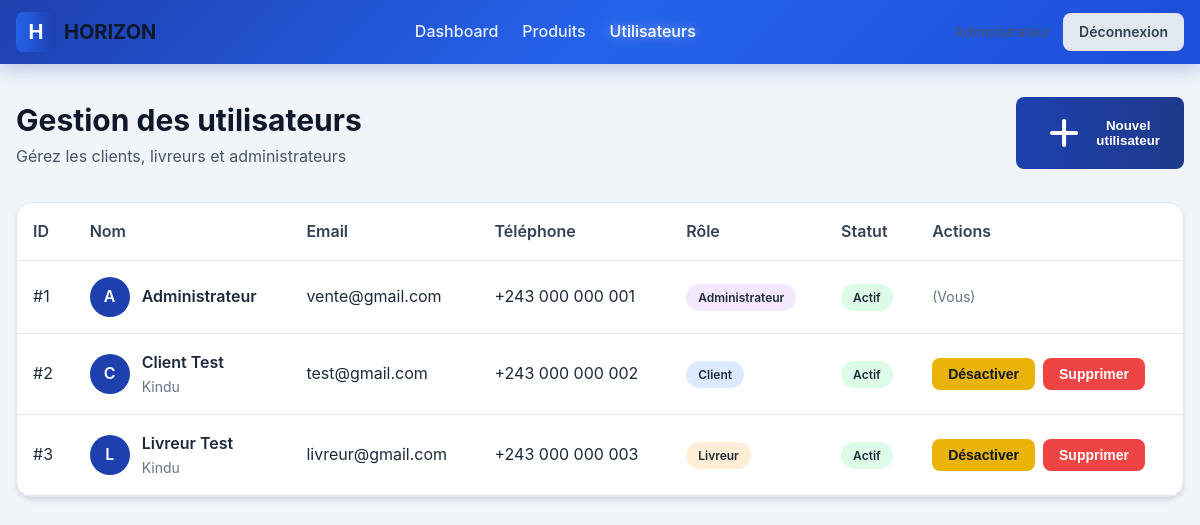
Screenshot of /admin/utilisateurs.php (signed in) with the database file from the repository.
### tables this page shows
CREATE TABLE IF NOT EXISTS users (
    id INT AUTO_INCREMENT PRIMARY KEY,
    name VARCHAR(255) NOT NULL,
    email VARCHAR(255) NOT NULL UNIQUE,
    phone VARCHAR(50),
    password VARCHAR(255) NOT NULL,
    profile_image TEXT,
    role ENUM('client', 'admin', 'livreur') NOT NULL DEFAULT 'client',
    address TEXT,
    city VARCHAR(100),
    latitude DECIMAL(10, 8),
    longitude DECIMAL(11, 8),
    is_active TINYINT(1) DEFAULT 1,
    created_at TIMESTAMP DEFAULT CURRENT_TIMESTAMP,
    updated_at TIMESTAMP DEFAULT CURRENT_TIMESTAMP ON UPDATE CURRENT_TIMESTAMP
);

### config/functions.php (called while the page is built, shortened)
<?php
function getCurrentUser() {
    $db = getDB();
    $stmt = $db->prepare("SELECT * FROM users WHERE id = ? AND is_active = 1");
    $stmt->execute([$_SESSION['user_id']]);
    $user = $stmt->fetch();
    return $user ?: null;
}
function requireRole($roles) {
    $user = getCurrentUser();
    return $user;
}
function getAllUsers() {
    $db = getDB();
    $stmt = $db->query("SELECT * FROM users ORDER BY created_at DESC");
    return $stmt->fetchAll();
}

### admin/utilisateurs.php (the view, shortened to what this page needs)
<?php
require_once '../config/functions.php';
$user = requireRole(['admin']);
$users = getAllUsers();
?>
<!DOCTYPE html>
<html lang="fr">
<head>
    <link rel="stylesheet" href="../css/style.css">
</head>
<body>
    <header class="header">
        <div class="container">
            <div class="flex items-center justify-between" style="height: 4rem;">
                <div class="flex items-center gap-4">
                    <a href="../index.php" class="flex items-center gap-2">
                        <div class="w-10 h-10 bg-gradient-to-r from-blue-600 to-blue-800 rounded-lg flex items-center justify-center text-white font-bold text-xl">H</div>
                        <span class="text-xl font-bold text-gray-900">HORIZON</span>
                    </a>
                </div>
                <nav class="hidden md:flex items-center gap-6">
                    <a href="../index.php" class="header-nav-link">Dashboard</a>
                    <a href="../produits.php" class="header-nav-link">Produits</a>
                    <a href="../utilisateurs.php" class="header-nav-link active">Utilisateurs</a>
                </nav>
                <div class="flex items-center gap-3">
                    <span class="text-sm text-gray-600"><?= htmlspecialchars($user['name']) ?></span>
                    <a href="../logout.php" class="btn btn-secondary btn-sm">Déconnexion</a>
                </div>
            </div>
        </div>
    </header>
    <main class="min-h-screen bg-gray-50">
        <div class="container py-8">
            <div class="flex items-center justify-between mb-8">
                <div>
                    <h1 class="text-3xl font-bold text-gray-900">Gestion des utilisateurs</h1>
                    <p class="text-gray-600">Gérez les clients, livreurs et administrateurs</p>
                </div>
                <button onclick="openModal('addUserModal')" class="btn btn-primary">
                    <svg class="w-5 h-5" fill="none" stroke="currentColor" viewBox="0 0 24 24">
                        <path stroke-linecap="round" stroke-linejoin="round" stroke-width="2" d="M12 6v6m0 0v6m0-6h6m-6 0H6"></path>
                    </svg>
                    Nouvel utilisateur
                </button>
            </div>
            <div class="card">
                <div class="table-container">
                    <table class="table">
                        <thead>
                            <tr>
                                <th>ID</th>
                                <th>Nom</th>
                                <th>Email</th>
                                <th>Téléphone</th>
                                <th>Rôle</th>
                                <th>Statut</th>
                                <th>Actions</th>
                            </tr>
                        </thead>
                        <tbody>
                            <?php foreach ($users as $u): ?>
                                <tr>
                                    <td>#<?= $u['id'] ?></td>
                                    <td>
                                        <div class="flex items-center gap-3">
                                            <div class="w-10 h-10 bg-blue-600 rounded-full flex items-center justify-center text-white font-semibold">
                                                <?= strtoupper(substr($u['name'], 0, 1)) ?>
                                            </div>
                                            <div>
                                                <div class="font-semibold"><?= htmlspecialchars($u['name']) ?></div>
                                                <?php if ($u['city']): ?>
                                                    <div class="text-sm text-gray-500"><?= htmlspecialchars($u['city']) ?></div>
                                                <?php endif; ?>
                                            </div>
                                        </div>
                                    </td>
                                    <td><?= htmlspecialchars($u['email']) ?></td>
                                    <td><?= htmlspecialchars($u['phone'] ?? '-') ?></td>
                                    <td>
                                        <?php
                                        $roleColors = [
                                            'admin' => 'bg-purple-100 text-purple-800',
                                            'livreur' => 'bg-orange-100 text-orange-800',
                                            'client' => 'bg-blue-100 text-blue-800'
                                        ];
                                        $roleLabels = [
                                            'admin' => 'Administrateur',
                                            'livreur' => 'Livreur',
                                            'client' => 'Client'
                                        ];
                                        ?>
                                        <span class="status-badge <?= $roleColors[$u['role']] ?? 'bg-gray-100' ?>">
                                            <?= $roleLabels[$u['role']] ?? $u['role'] ?>
                                        </span>
                                    </td>
                                    <td>
                                        <?php if ($u['is_active']): ?>
                                            <span class="status-badge bg-green-100 text-green-800">Actif</span>
                                        <?php else: ?>
                                            <span class="status-badge bg-red-100 text-red-800">Inactif</span>
                                        <?php endif; ?>
                                    </td>
                                    <td>
                                        <div class="flex gap-2">
                                            <?php if ($u['id'] != $user['id']): ?>
                                                <form method="POST" style="display: inline;">
                                                    <button type="submit" class="btn btn-sm <?= $u['is_active'] ? 'btn-warning' : 'btn-success' ?>">
                                                        <?= $u['is_active'] ? 'Désactiver' : 'Activer' ?>
                                                    </button>
                                                </form>
                                                <form method="POST" style="display: inline;">
                                                    <button type="submit" class="btn btn-danger btn-sm" onclick="return confirm('Êtes-vous sûr?')">Supprimer</button>
                                                </form>
                                            <?php else: ?>
                                                <span class="text-sm text-gray-500">(Vous)</span>
                                            <?php endif; ?>
                                        </div>
                                    </td>
                                </tr>
                            <?php endforeach; ?>
                        </tbody>
                    </table>
                </div>
            </div>
        </div>
    </main>
</body>
</html>

### css/style.css (style rules this page uses)
:root { --primary: #1e40af; --primary-dark: #1e3a8a; --primary-light: #3b82f6; --secondary: #64748b; --success: #22c55e; --warning: #eab308; --danger: #ef4444; --info: #0ea5e9; --dark: #0f172a; --light: #f8fafc; --gray-100: #f1f5f9; --gray-200: #e2e8f0; --gray-300: #cbd5e1; --gray-400: #94a3b8; --gray-500: #64748b; --gray-600: #475569; --gray-700: #334155; --gray-800: #1e293b; --gray-900: #0f172a; }
* { margin: 0; padding: 0; box-sizing: border-box; }
body { font-family: -apple-system, BlinkMacSystemFont, 'Segoe UI', Roboto, 'Helvetica Neue', Arial, sans-serif; line-height: 1.6; color: var(--gray-800); background: var(--gray-100); }
a { text-decoration: none; color: inherit; }
.container { max-width: 1280px; margin: 0 auto; padding: 0 1rem; }
.btn { display: inline-flex; align-items: center; justify-content: center; padding: 0.75rem 1.5rem; font-weight: 600; border-radius: 0.5rem; transition: all 0.2s; cursor: pointer; border: none; gap: 0.5rem; }
.btn-primary { background: linear-gradient(to right, var(--primary), var(--primary-dark)); color: white; }
.btn-secondary { background: var(--gray-200); color: var(--gray-700); }
.btn-danger { background: var(--danger); color: white; }
.btn-warning { background: var(--warning); color: var(--dark); }
.btn-sm { padding: 0.5rem 1rem; font-size: 0.875rem; }
.card { background: white; border-radius: 1rem; box-shadow: 0 4px 6px -1px rgba(0, 0, 0, 0.1), 0 2px 4px -1px rgba(0, 0, 0, 0.06); border: 1px solid var(--gray-200); }
.flex { display: flex; }
.items-center { align-items: center; }
.justify-center { justify-content: center; }
.justify-between { justify-content: space-between; }
.gap-2 { gap: 0.5rem; }
.gap-3 { gap: 0.75rem; }
.gap-4 { gap: 1rem; }
.gap-6 { gap: 1.5rem; }
.mb-8 { margin-bottom: 2rem; }
.py-8 { padding-top: 2rem; padding-bottom: 2rem; }
.text-sm { font-size: 0.875rem; }
.text-xl { font-size: 1.25rem; }
.text-3xl { font-size: 1.875rem; }
.font-semibold { font-weight: 600; }
.font-bold { font-weight: 700; }
.text-white { color: white; }
.text-gray-500 { color: var(--gray-500); }
.text-gray-600 { color: var(--gray-600); }
.text-gray-900 { color: var(--gray-900); }
.bg-gray-50 { background-color: var(--gray-100); }
.bg-blue-600 { background-color: var(--primary); }
.bg-green-100 { background-color: #dcfce7; }
.bg-orange-100 { background-color: #ffedd5; }
.bg-purple-100 { background-color: #f3e8ff; }
.bg-blue-100 { background-color: #dbeafe; }
.bg-gradient-to-r { background-image: linear-gradient(to right, var(--primary), var(--primary-dark)); }
.from-blue-600 { --gradient-from: #2563eb; }
.to-blue-800 { --gradient-to: #1e40af; }
.bg-gradient-to-r.from-blue-600.to-blue-800 { background-image: linear-gradient(to right, #2563eb, #1e40af); }
.rounded-lg { border-radius: 0.5rem; }
.rounded-full { border-radius: 9999px; }
.w-10 { width: 2.5rem; }
.h-10 { height: 2.5rem; }
.min-h-screen { min-height: 100vh; }
.hidden { display: none; }
@media (min-width: 768px) { .md\:flex { display: flex; } }
.header { background: linear-gradient(135deg, #1e40af 0%, #2563eb 50%, #1d4ed8 100%); box-shadow: 0 4px 20px rgba(30, 64, 175, 0.3); position: sticky; top: 0; z-index: 50; }
.header-nav-link { color: rgba(255, 255, 255, 0.9); font-weight: 500; transition: all 0.2s; padding: 0.5rem 0; }
.header-nav-link:hover, .header-nav-link.active { color: white; text-shadow: 0 0 10px rgba(255,255,255,0.5); }
.table-container { overflow-x: auto; }
.table { width: 100%; border-collapse: collapse; }
.table th, .table td { padding: 1rem; text-align: left; border-bottom: 1px solid var(--gray-200); }
.table th { background: var(--gray-50); font-weight: 600; color: var(--gray-700); }
.status-badge { display: inline-flex; align-items: center; padding: 0.25rem 0.75rem; border-radius: 9999px; font-size: 0.75rem; font-weight: 600; }

### rows the page displays
users: id "1", name "A", name "Administrateur", email "vente@gmail.com", phone "+243 000 000 001", role "Administrateur", is_active "Actif", shows "(Vous)"
users: id "2", name "C", name "Client Test", city "Kindu", email "test@gmail.com", phone "+243 000 000 002", role "Client", is_active "Actif"
users: id "3", name "L", name "Livreur Test", city "Kindu", email "livreur@gmail.com", phone "+243 000 000 003", role "Livreur", is_active "Actif"
